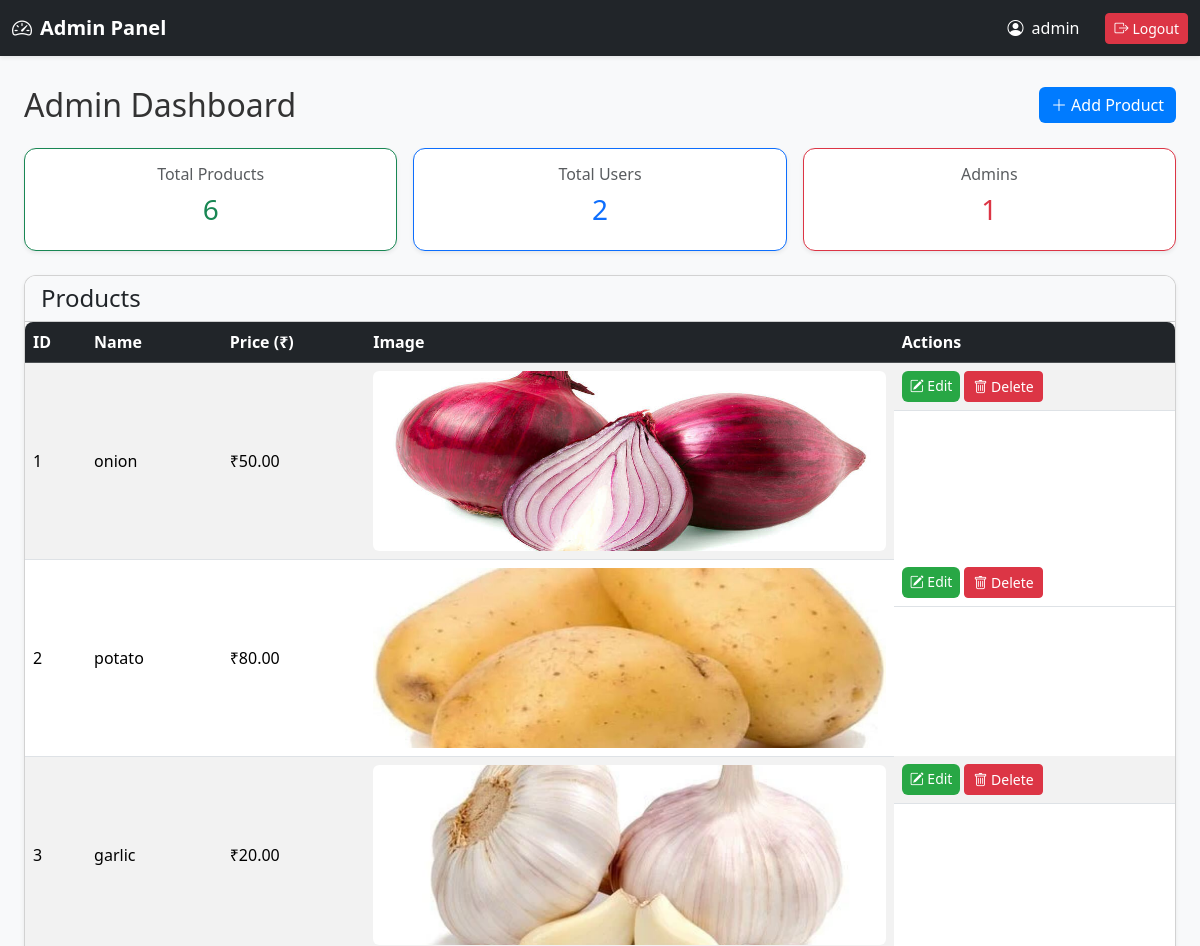
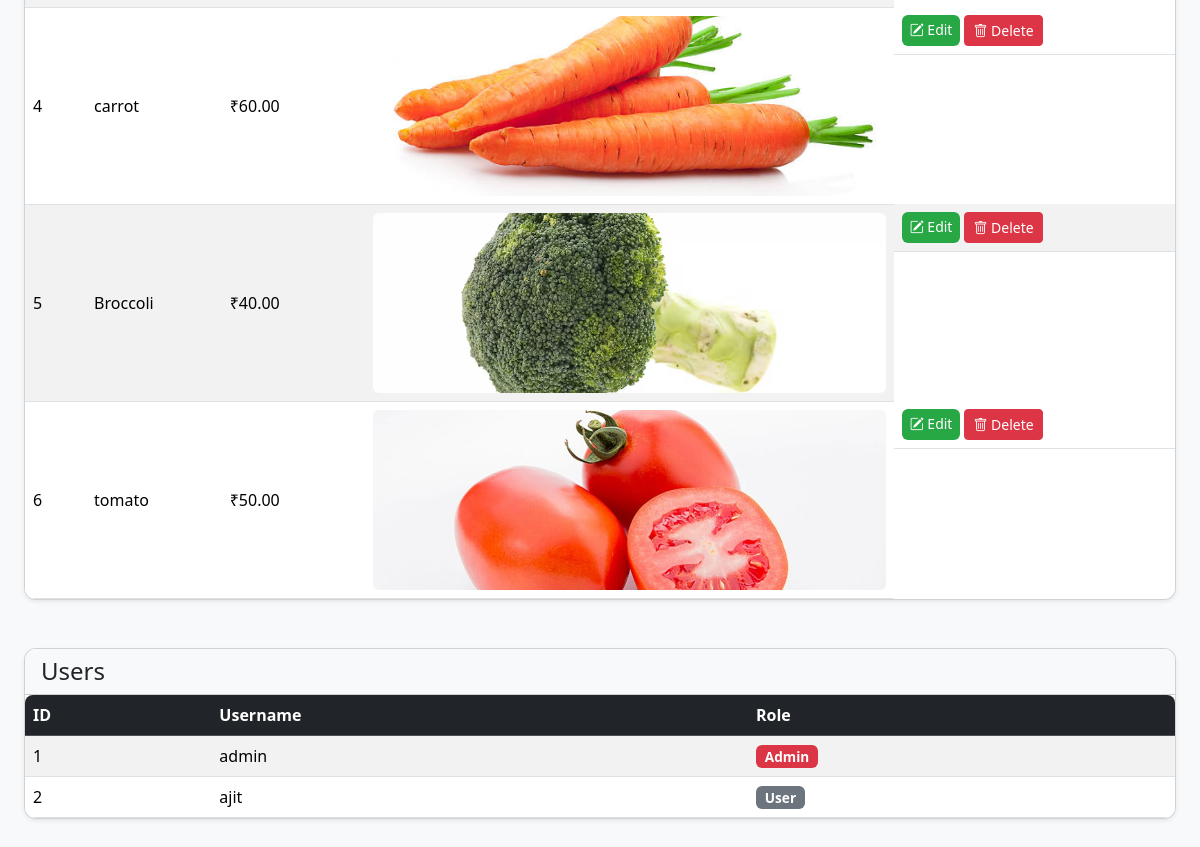
Page /admin (signed in) on the earlier database version (2 pictures, top to bottom).
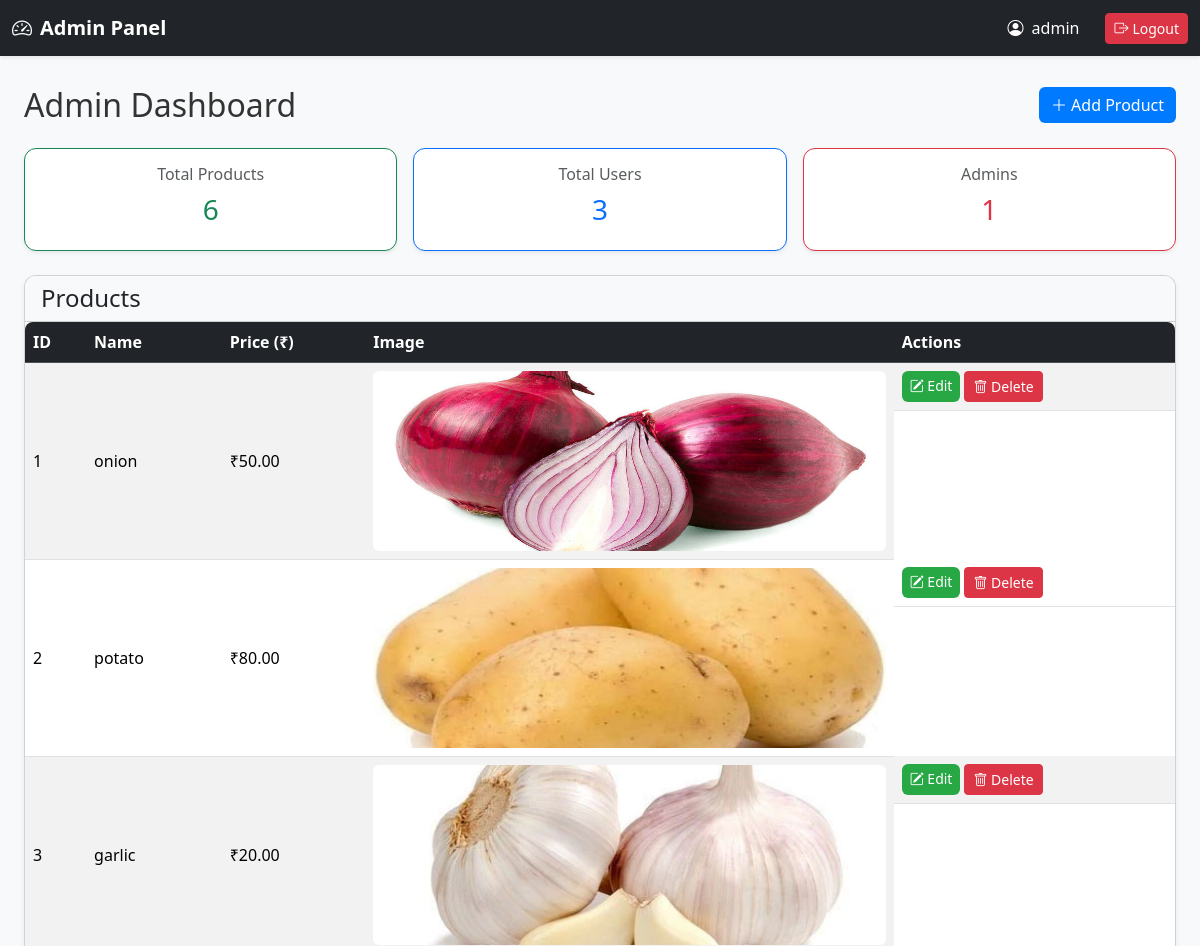
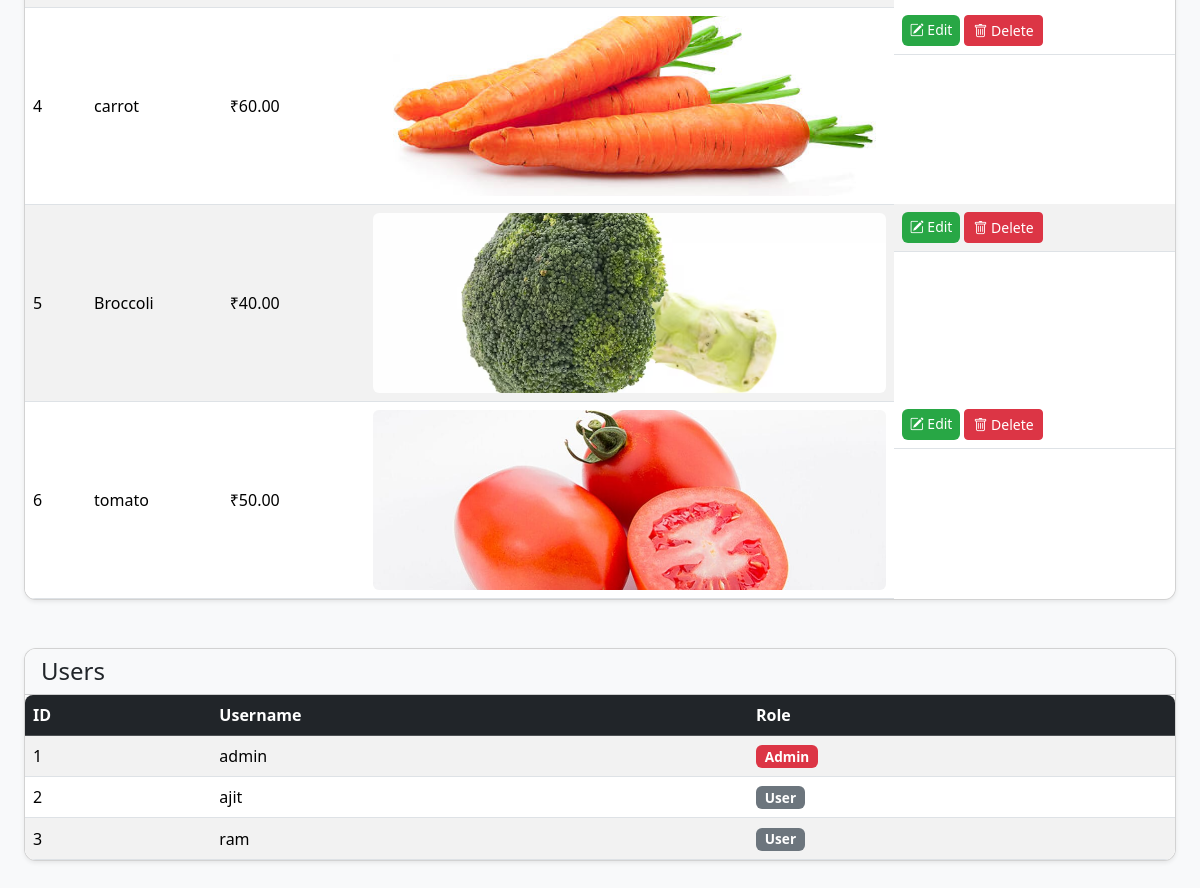
Same page on the later database version (2 pictures, top to bottom).
### app.py (models this page shows)
class User(UserMixin, db.Model):
    id = db.Column(db.Integer, primary_key=True)
    username = db.Column(db.String(150), unique=True, nullable=False)
    password = db.Column(db.String(255), nullable=False)
    is_admin = db.Column(db.Boolean, default=False)

class Product(db.Model):
    id = db.Column(db.Integer, primary_key=True)
    name = db.Column(db.String(150), nullable=False)
    price = db.Column(db.Float, nullable=False)
    image = db.Column(db.String(150), nullable=False)
    status = db.Column(db.String(20), nullable=False, default='available')  # available / upcoming

### app.py (the view)
@app.route('/admin')
@admin_required
def admin_dashboard():
    products = Product.query.all()
    users = User.query.all()
    return render_template('admin_dashboard.html', products=products, users=users)

### app.py (called while the page is built)
@login_manager.user_loader
def load_user(user_id):
    return db.session.get(User, int(user_id))

def admin_required(f):
    @wraps(f)
    def wrapper(*args, **kwargs):
        if not current_user.is_authenticated or not current_user.is_admin:
            flash("Admin access required!", "danger")
            return redirect(url_for('admin_login'))
        return f(*args, **kwargs)
    return wrapper

### templates/admin_dashboard.html
{% extends 'admin_base.html' %}
{% block content %}
<div class="container mt-4">
    <div class="d-flex justify-content-between align-items-center mb-4 flex-wrap">
        <h2 class="mb-2 mb-md-0">Admin Dashboard</h2>
        <div class="d-flex gap-2">
            <a href="{{ url_for('admin_add') }}" class="btn btn-success">
                <i class="bi bi-plus-lg"></i> Add Product
            </a>
        </div>
    </div>
    <div class="row mb-4 g-3">
        <div class="col-md-4">
            <div class="card shadow-sm text-center p-3 border-success">
                <h6 class="text-muted">Total Products</h6>
                <h3 class="text-success">{{ products|length }}</h3>
            </div>
        </div>
        <div class="col-md-4">
            <div class="card shadow-sm text-center p-3 border-primary">
                <h6 class="text-muted">Total Users</h6>
                <h3 class="text-primary">{{ users|length }}</h3>
            </div>
        </div>
        <div class="col-md-4">
            <div class="card shadow-sm text-center p-3 border-danger">
                <h6 class="text-muted">Admins</h6>
                <h3 class="text-danger">
                    {{ users | selectattr('is_admin') | list | length }}
                </h3>
            </div>
        </div>
    </div>
    <div class="card shadow-sm mb-5">
        <div class="card-header bg-light">
            <h4 class="mb-0">Products</h4>
        </div>
        <div class="card-body p-0 table-responsive">
            <table class="table table-striped table-hover mb-0 align-middle">
                <thead class="table-dark">
                    <tr>
                        <th>ID</th>
                        <th>Name</th>
                        <th>Price (₹)</th>
                        <th>Image</th>
                        <th>Actions</th>
                    </tr>
                </thead>
                <tbody>
                    {% for p in products %}
                    <tr>
                        <td>{{ p.id }}</td>
                        <td>{{ p.name }}</td>
                        <td>₹{{ "%.2f"|format(p.price) }}</td>
                        <td>
                            <img src="{{ url_for('static', filename='images/' ~ p.image) }}"
                                 class="rounded" height="50">
                        </td>
                        <td class="d-flex gap-1 flex-wrap">
                            <a href="{{ url_for('admin_edit', id=p.id) }}" class="btn btn-primary btn-sm">
                                <i class="bi bi-pencil-square"></i> Edit
                            </a>
                            <form action="{{ url_for('admin_delete', id=p.id) }}" method="POST" class="d-inline">
                                <button type="submit" class="btn btn-danger btn-sm"
                                        onclick="return confirm('Delete this product?')">
                                    <i class="bi bi-trash"></i> Delete
                                </button>
                            </form>
                        </td>
                    </tr>
                    {% else %}
                    <tr>
                        <td colspan="5" class="text-center text-muted py-3">
                            No products available
                        </td>
                    </tr>
                    {% endfor %}
                </tbody>
            </table>
        </div>
    </div>
    <div class="card shadow-sm mb-5">
        <div class="card-header bg-light">
            <h4 class="mb-0">Users</h4>
        </div>
        <div class="card-body p-0 table-responsive">
            <table class="table table-striped table-hover mb-0 align-middle">
                <thead class="table-dark">
                    <tr>
                        <th>ID</th>
                        <th>Username</th>
                        <th>Role</th>
                    </tr>
                </thead>
                <tbody>
                    {% for u in users %}
                    <tr>
                        <td>{{ u.id }}</td>
                        <td>{{ u.username }}</td>
                        <td>
                            {% if u.is_admin %}
                                <span class="badge bg-danger">Admin</span>
                            {% else %}
                                <span class="badge bg-secondary">User</span>
                            {% endif %}
                        </td>
                    </tr>
                    {% else %}
                    <tr>
                        <td colspan="3" class="text-center text-muted py-3">
                            No users found
                        </td>
                    </tr>
                    {% endfor %}
                </tbody>
            </table>
        </div>
    </div>
</div>
{% endblock %}

### templates/admin_base.html (shortened to what this page needs)
<!doctype html>
<html lang="en">
<head>
  <link href="https://cdn.jsdelivr.net/npm/bootstrap@5.3.2/dist/css/bootstrap.min.css" rel="stylesheet">
  <link href="https://cdn.jsdelivr.net/npm/bootstrap-icons@1.11.1/font/bootstrap-icons.css" rel="stylesheet">
  <link rel="stylesheet" href="{{ url_for('static', filename='css/style.css') }}">
</head>
<body>
{% if request.endpoint != 'admin_login' and current_user.is_authenticated %}
<nav class="navbar navbar-expand-lg navbar-dark bg-dark shadow-sm">
  <div class="container-fluid">
    <a class="navbar-brand" href="{{ url_for('admin_dashboard') }}">
      <i class="bi bi-speedometer2"></i> Admin Panel
    </a>
    <div class="collapse navbar-collapse justify-content-end" id="adminNavbar">
      <ul class="navbar-nav align-items-center gap-3">
        <li class="nav-item">
          <span class="navbar-text text-white">
            <i class="bi bi-person-circle"></i> {{ current_user.username }}
          </span>
        </li>
<li class="nav-item">
  <a href="{{ url_for('admin_logout') }}"
     class="btn btn-danger btn-sm d-flex align-items-center gap-1">
    <i class="bi bi-box-arrow-right"></i> Logout
  </a>
</li>
      </ul>
    </div>
  </div>
</nav>
{% endif %}
<div class="container mt-4">
  {% block content %}{% endblock %}
</div>
</body>
</html>

### static/css/style.css (style rules this page uses)
body { font-family: 'Segoe UI', Tahoma, Geneva, Verdana, sans-serif; background: #f9f9f9; color: #333; margin: 0; padding: 0; }
.navbar { margin-bottom: 30px; box-shadow: 0 2px 8px rgba(0,0,0,0.1); }
.navbar a.btn { margin-left: 10px; }
.card { border-radius: 12px; overflow: hidden; transition: transform 0.3s, box-shadow 0.3s; background: #fff; box-shadow: 0 2px 6px rgba(0,0,0,0.08); }
.card img { height: 180px; width: 100%; object-fit: cover; transition: transform 0.3s; }
.card-body { padding: 15px; }
.btn-primary { background: #28a745; border: none; border-radius: 6px; transition: background 0.3s, transform 0.2s; }
.btn-success { background: #007bff; border: none; border-radius: 6px; transition: background 0.3s, transform 0.2s; }
.table { background: #fff; border-radius: 8px; overflow: hidden; box-shadow: 0 2px 8px rgba(0,0,0,0.1); }
.table th, .table td { vertical-align: middle !important; }
.badge { font-size: 0.85rem; font-weight: 600; }

### templates/admin_base.html (style rules this page uses)
body { background-color: #f8f9fa; }
.navbar-brand { font-weight: bold; display: flex; align-items: center; gap: 0.5rem; }
.navbar-text { display: flex; align-items: center; gap: 0.5rem; }
.container { max-width: 1200px; }

Differences in the rows shown:
added User: id "3", username "ram", is_admin "User"
Other differences:
{{ users|length }}: "2" → "3"
